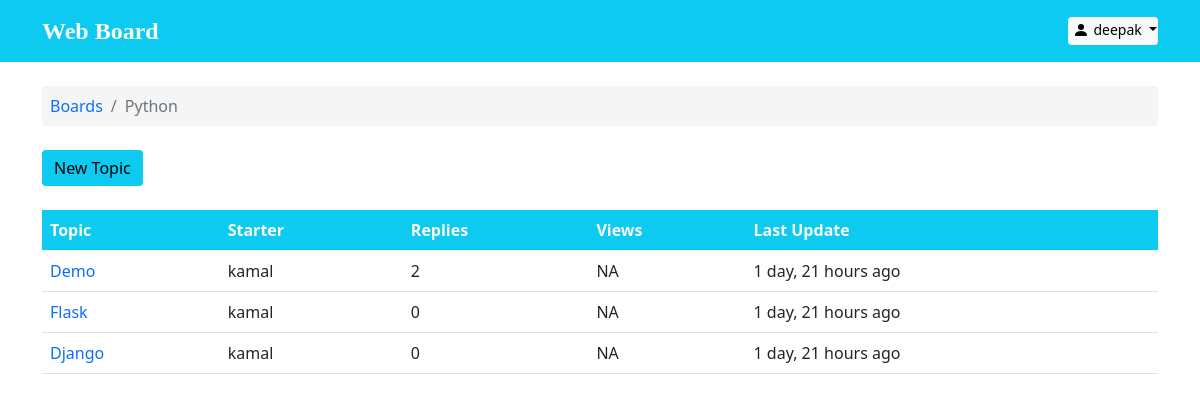
Screenshot of /Python/ (signed in) with the database file from the repository.
### boards/models.py (models this page shows, shortened)
class Board(models.Model):
    name = models.CharField(max_length=15, unique=True)
    description = models.CharField(max_length=200)

class Topic(models.Model):
    subject = models.CharField(max_length=99)
    created_at = models.DateTimeField(auto_now_add=True)
    board = models.ForeignKey(Board, on_delete=models.CASCADE, related_name='topics')
    starter = models.ForeignKey(User, on_delete= models.CASCADE, related_name='topics')
    message = models.TextField(max_length=250)
    def __str__(self):
        return self.subject
    def get_post_reply(self):
        return Post.objects.filter(topic__subject=self).count()-1

### boards/views.py (the view)
# urls.py: url(r'^(?P<board_name>[\w\-\@\#\_ ]+)add/$', views.submit_form, name='add-topic'),
def topic(request, board_name):
    topic_list = Topic.objects.filter(board__name = board_name).order_by('-created_at')
    topic_form = TopicForm()
    ctx = {'topics': topic_list, 'login_form':loginform, 'signup_form': signupform, 'topic_form':topic_form}
    return render(request, 'topic.html', ctx)

### boards/templatetags/custom_tags.py (called while the page is built)
def remove_slash(url):
    if 'add' in url:
        return url.replace('/add/','').replace('/','')
    return url.replace('/','')

### templates/topic.html (shortened to what this page needs)
{% extends 'base.html' %}
{% load custom_tags %}
{% load humanize %}
{% block content %}
<div class="container">
  <ol class="breadcrumb my-4 p-2" style="background-color: whitesmoke;">
    <li class="breadcrumb-item">  <a class="text-decoration-none" href="{% url 'boards:home' %}">Boards</a></li>
    <li class="breadcrumb-item active">{{ request.path|remove_slash  }}</li>
  </ol>
  {% if user.is_authenticated %}
  <button type="button" class="btn btn-info border-0" data-bs-toggle="modal" data-bs-target="#newtopic" >New Topic</button>
  {% else %}
  <button type="button"  data-bs-toggle="modal" data-bs-target="#login"  class="btn btn-info mb-3 ml-4 border-0">New Topic</button>
  {% endif %}
  {% if topics %}
  <table class="table mt-4">
    <thead class="thead-inverse bg-info text-light">
      <tr>
        <th>Topic</th>
        <th>Starter</th>
        <th>Replies</th>
        <th>Views</th>
        <th>Last Update</th>
      </tr>
    </thead>
    <tbody>
      {% for topic in topics %}
      <tr>
        <td>
          <a class="text-decoration-none"
          href="{% url 'boards:topic-post' topic.board.name topic.subject topic.pk %}">
            {{ topic.subject }}
          </a>
        </td>
        <td class="align-middle">{{ topic.starter.username }}</td>
        <td class="align-middle">{{topic.get_post_reply}}</td>
        <td>NA</td>
        <td>{{ topic.created_at|naturaltime}}</td>
      </tr>
      {% endfor %}
    </tbody>
  </table>
  {% else %}
  <large class="mt-4" style="display: flex; justify-content: center; align-items: center;">
    <em >No Topics yet.</em>
  </large>
  {% endif %}
  </div>
{% endblock %}

### templates/header.html (shortened to what this page needs)
<nav class="navbar navbar-light bg-info text-light p-2">
    <div class="container">
      <a class="navbar-brand text-light" href="{% url 'boards:home'%}" style="font-family: papyrus;  font-weight: bolder; font-size: 1.5rem;">Web Board</a>
    <div>
    {% if  user.is_authenticated %}
    <div class="btn-group">
      <button class="btn btn-light btn-sm dropdown-toggle p-0" type="button" id="dropdownMenuClickableOutside" data-bs-toggle="dropdown" data-bs-auto-close="inside" aria-expanded="false">
        <svg xmlns="http://www.w3.org/2000/svg" width="16" height="18" fill="currentColor" class="bi bi-person-fill mb-2 mx-1" viewBox="0 0 16 10">
          <path d="M3 14s-1 0-1-1 1-4 6-4 6 3 6 4-1 1-1 1H3zm5-6a3 3 0 1 0 0-6 3 3 0 0 0 0 6z"/>
        </svg>{{ request.user }}
      </button>
    </div>
      {% else%}
      <btn class="btn bg-secondary btn-sm px-3 mx-2 text-decoration-none text-light" data-bs-toggle="modal"
      data-bs-target="#login">Log In</btn>
     <btn class="btn bg-primary btn-sm px-3 text-decoration-none text-light" data-bs-toggle="modal"
      data-bs-target="#signup">Sign Up</btn>
    {% endif%}
      </div>
    </div>
  </nav>

### rows the page displays
Board: path|remove_slash "Python"
Topic: subject "Demo", starter.username "kamal", get_post_reply "2", created_at "1 day, 21 hours ago"
Topic: subject "Flask", starter.username "kamal", get_post_reply "0", created_at "1 day, 21 hours ago"
Topic: subject "Django", starter.username "kamal", get_post_reply "0", created_at "1 day, 21 hours ago"

### other values shown
{{ request.user }} "deepak"
